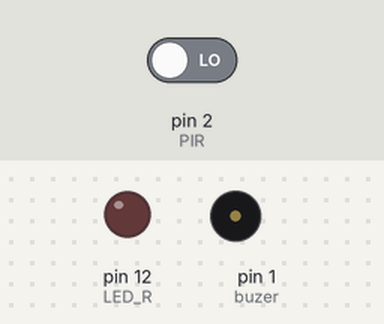
Simulated run of this sketch. Board: Arduino Uno, built with avr-gcc and run on an emulated ATmega328P. Shown: output pins drawn as LEDs (lit = HIGH), buzzer (waves = sounding, pin HIGH). The test bench sets the inputs (shaded band); at power-on: pin 2 (PIR) LOW.

Above: at 1.2 s.
1.3 s: pin 2 (PIR) driven HIGH
At 1.7 s:
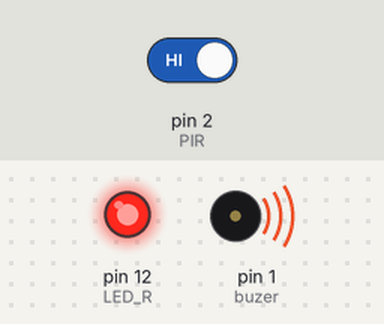
2.8 s: pin 2 (PIR) driven LOW
At 4.0 s:
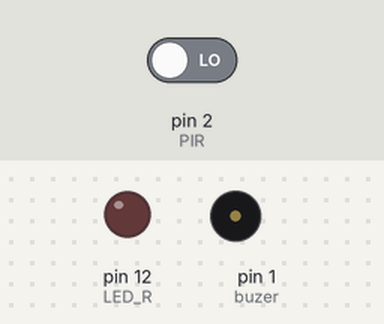
Timing chart, 0 to 5.8 s (numbered marks = the images above; inputs shaded):
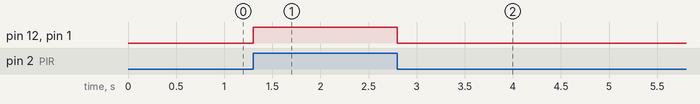

The sketch:

czujnik_ruchu.ino
```cpp
#define LED_R 12
#define buzer 1
#define PIR 2

void setup() {
  pinMode(LED_R, OUTPUT);
  pinMode(buzer, OUTPUT);
  pinMode(PIR, INPUT);
  digitalWrite(LED_R, LOW);
}

void loop() {
  if (digitalRead(PIR) == HIGH) {
    digitalWrite(LED_R, HIGH);
    digitalWrite(buzer, HIGH);
    }  else {
    digitalWrite(LED_R, LOW);
    digitalWrite(buzer, LOW);
    }
}
```

Measured:
- after the input at 1.3 s, pin 12 (LED_R), pin 1 (buzer): LOW → HIGH at once
- after the input at 2.8 s, pin 12 (LED_R), pin 1 (buzer): HIGH → LOW at once
